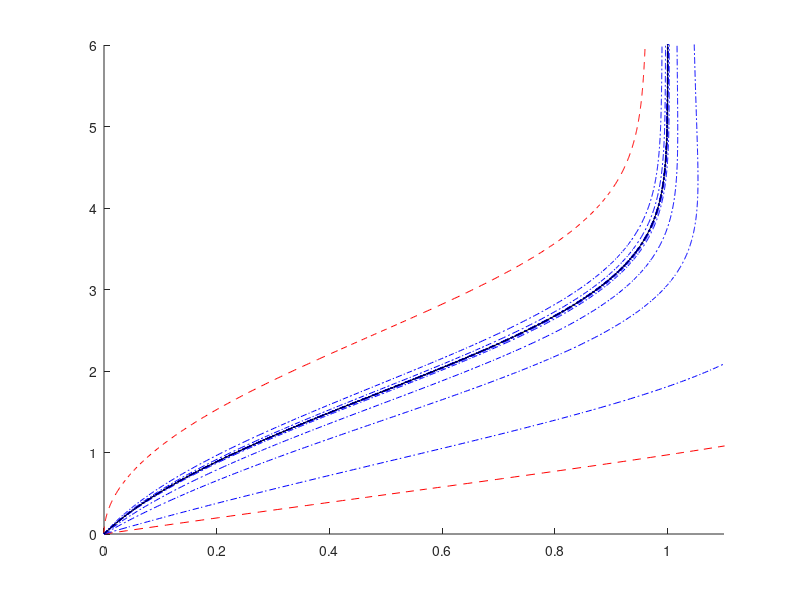

Recreate this plot in MATLAB.
function FS_B_plots                                  % Numerical Renaissance Codebase 1.0
figure(1); clf; axis([-0 1.1 0 6]); hold on; format compact;
m=-0.08, f3l=0; f3u=1; yl=FS_March(f3l,1,'r--',m); yu=FS_March(f3u,1,'r--',m);
while abs(f3u-f3l)>6e-10   % Refine guess for f'''(0) using bisection algorithm
  f3=(f3u+f3l)/2, y=FS_March(f3,1,'b-.',m);  if yl*y<0; f3u=f3; yu=y; else; f3l=f3; yl=y; end
end
f3=(f3u+f3l)/2, disp(sprintf('Error in terminal condition = %0.5g',FS_March(f3,1,'k-',m)))
print -depsc FSshoot.eps
end % function FS_B_plots.m

function y=FS_March(x,v,s,m)
h=0.01; etamax=10; eta=0; f=[0; 0; x];  if v; f2save=real(f(2));  etasave=eta;  end;
for n=1:etamax/h                % March Falkner-Skan equation over [0,etamax] with RK4
  k1=ComputeRHS(f,m);
  k2=ComputeRHS(f+(h/2)*k1,m);
  k3=ComputeRHS(f+(h/2)*k2,m);
  k4=ComputeRHS(f+h*k3,m);
  f=f+(h/6)*k1+(h/3)*(k2+k3)+(h/6)*k4;  eta=eta+h;
  if v; f2save=[f2save; real(f(2))];  etasave=[etasave; eta]; end
end
plot(f2save,etasave,s); y=f(2)-1;
end % function FS_March.m

function [fp] = ComputeRHS(f,m)
beta=2*m/(m+1);  fp=[f(2); f(3); -f(1)*f(3) - beta*(1-f(2)^2)];
end % function ComputeRHS.m
